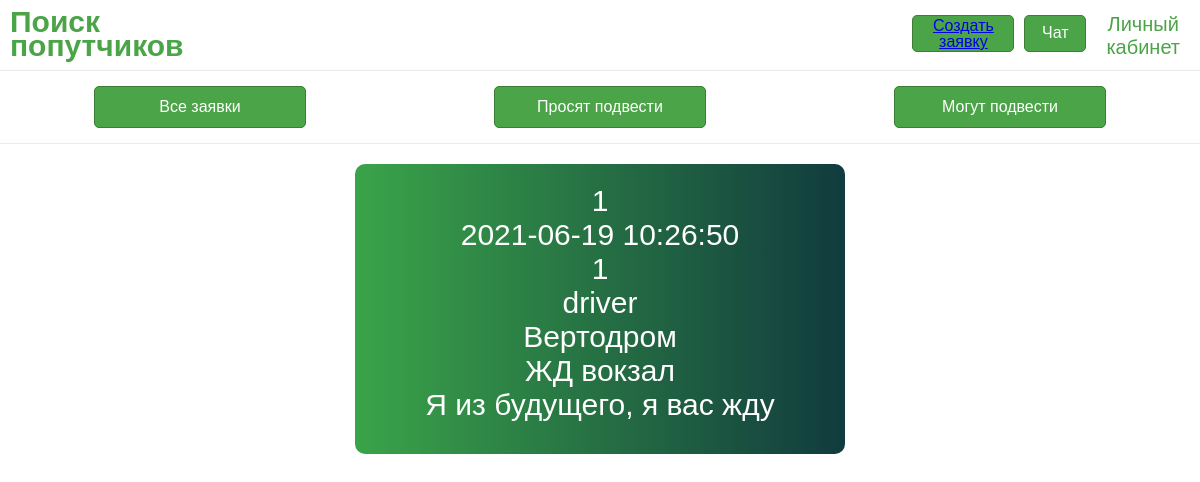
The app's page /posts/1 (signed in) with its own data.
### tables this page shows
CREATE TABLE posts (
    id INTEGER PRIMARY KEY AUTOINCREMENT,
    isDriver BOOLEAN,
    isType TEXT,
    idPerson INTEGER,
    idBeginPoint TEXT,
    idEndPoint TEXT,
    time DATETIME DEFAULT CURRENT_TIMESTAMP,
    text TEXT,
    FOREIGN KEY (idPerson) REFERENCES persons (id) 
     
);

### view.py (the view)
@app.route('/posts/<int:id>')
def about(id):
    if 'userLogged' in session:
        if id not in range(1, len(db.get_posts()) + 1):
            return "", 404
        return render_template('post.html', post=db.get_post(id))
    return redirect(url_for('index'))

### db/database.py (called while the page is built)
    def get_db_connection(self):
        conn = sqlite3.connect(self.database_name)
        conn.row_factory = sqlite3.Row
        return conn

    def get_posts(self):
        with self.get_db_connection() as conn:
            posts = conn.execute(POSTS_QUERY).fetchall()
        return posts

    def get_post(self, id):
        with self.get_db_connection() as conn:
            post = conn.execute(POST_QUERY, [id]).fetchone()
        return post

### templates/post.html (shortened to what this page needs)
{% extends 'base.html' %}
{% block content %}
    <div class="container-2">
        <div class="type-1">
            <div class="text-in-card">{{ post.isDriver }}</div>
            <div class="text-in-card">{{ post.time }}</div>
            <div class="text-in-card">{{ post.id }}</div>
            <div class="text-in-card">{{ post.isType }}</div>
            <div class="text-in-card">{{ post.idBeginPoint }}</div>
            <div class="text-in-card">{{ post.idEndPoint }}</div>
            <div class="text-in-card">{{ post.text }}</div>
        </div>
    </div>
{% endblock %}

### static/style.css (style rules this page uses)
* { margin: 0; padding: 0; }
body { background: white; }
body, .menu { margin: 0; padding: 0; }
.container-2 { display: flex; justify-content: space-around; flex-wrap: wrap; }
.container-2 .type-1 { margin-top: 20px; margin-left: 20px; margin-right: 20px; padding: 20px; height: 250px; width: 450px; left: 0; bottom: 0px; border-radius: 10px; background-image: linear-gradient(to right, rgb(58,164,73), rgb(17,59,62)); cursor: pointer; position: relative; }
.text-in-card { color: white; font-family: 'Franklin Gothic Medium', 'Arial Narrow', Arial, sans-serif; text-align: center; font-size: 30px; }

### records on screen
posts: isDriver "1", time "2021-06-19 10:26:50", id "1", isType "driver", idBeginPoint "Вертодром", idEndPoint "ЖД вокзал", text "Я из будущего, я вас жду"
